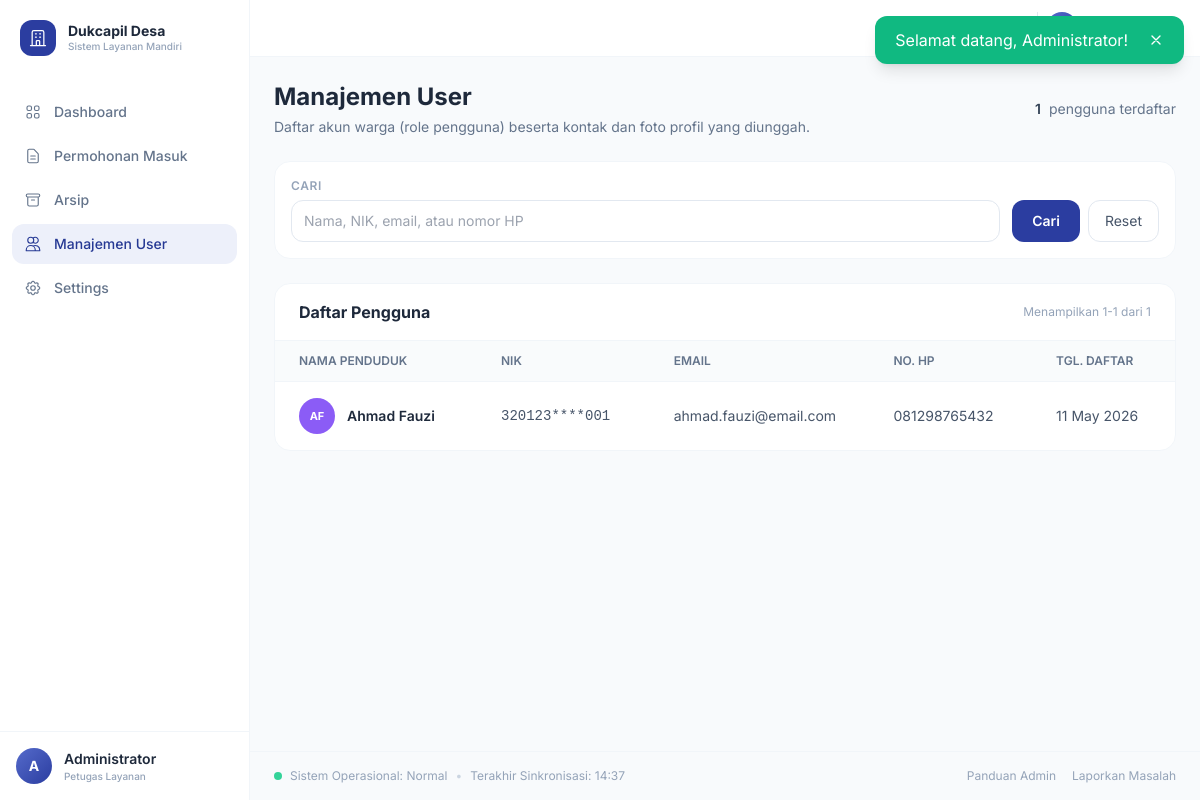
The app's page /admin.php?page=users (signed in) with its own data.
### tables this page shows
CREATE TABLE IF NOT EXISTS `users` (
  `id` INT NOT NULL AUTO_INCREMENT,
  `nama_lengkap` VARCHAR(100) NOT NULL,
  `nik` VARCHAR(16) NOT NULL,
  `email` VARCHAR(100) NOT NULL,
  `no_hp` VARCHAR(20) DEFAULT NULL,
  `password` VARCHAR(255) NOT NULL,
  `alamat` TEXT DEFAULT NULL,
  `tempat_lahir` VARCHAR(100) DEFAULT NULL,
  `tanggal_lahir` DATE DEFAULT NULL,
  `jenis_kelamin` ENUM('L','P') DEFAULT NULL,
  `role` ENUM('user','admin') NOT NULL DEFAULT 'user',
  `avatar` VARCHAR(255) DEFAULT NULL,
  `created_at` TIMESTAMP NOT NULL DEFAULT CURRENT_TIMESTAMP,
  `updated_at` TIMESTAMP NOT NULL DEFAULT CURRENT_TIMESTAMP ON UPDATE CURRENT_TIMESTAMP,
  PRIMARY KEY (`id`),
  UNIQUE KEY `uk_users_nik` (`nik`),
  UNIQUE KEY `uk_users_email` (`email`)
);

### app/Controllers/AdminPanelController.php (called while the page is built, shortened)
<?php
class AdminPanelController
{
    public static function show(): void
    {
        $db = getDB();
        $adminPage = $_GET['page'] ?? 'dashboard';
        $user = currentUser();
        partial('admin_sidebar');
        require BASE_PATH . '/app/Views/admin/panel.php';
    }
}

### admin.php (called while the page is built, shortened)
<?php
require_once __DIR__ . '/app/bootstrap.php';
\App\Controllers\AdminPanelController::show();

### config/database.php (called while the page is built, shortened)
<?php
function baseUrl($path = '') {
    $protocol = (!empty($_SERVER['HTTPS']) && $_SERVER['HTTPS'] !== 'off') ? 'https' : 'http';
    $host = $_SERVER['HTTP_HOST'];
    $root = '/web_pengaduan';
    return $protocol . '://' . $host . $root . '/' . ltrim($path, '/');
}

### config/auth.php (called while the page is built, shortened)
<?php
require_once __DIR__ . '/database.php';
function isLoggedIn()
{
    return isset($_SESSION['user_id']) && !empty($_SESSION['user_id']);
}
function currentUser(bool $refresh = false)
{
    static $cacheId = null;
    static $user = null;
    $uid = (int) $_SESSION['user_id'];
    if ($refresh || $cacheId !== $uid || $user === null) {
        $db = getDB();
        $stmt = $db->prepare('SELECT * FROM users WHERE id = ?');
        $stmt->execute([$uid]);
        $user = $stmt->fetch();
        $cacheId = $uid;
    }
    return $user;
}

### app/Views/admin/panel.php (the view, shortened to what this page needs)
<?php if ($adminPage === 'users'):
    $userSearch = trim((string) ($_GET['search'] ?? ''));
    $page = max(1, (int) ($_GET['p'] ?? 1));
    $perPage = 10;
    $offset = ($page - 1) * $perPage;
    $where = 'WHERE role = ?';
    $params = ['user'];
    $stmt = $db->prepare("SELECT COUNT(*) AS total FROM users $where");
    $stmt->execute($params);
    $totalUsersList = (int) $stmt->fetch()['total'];
    $stmt = $db->prepare("SELECT id, nama_lengkap, nik, email, no_hp, avatar, created_at FROM users $where ORDER BY created_at DESC LIMIT $perPage OFFSET $offset");
    $stmt->execute($params);
    $registeredUsers = $stmt->fetchAll();
    ?>
    <div class="animate-fade-in space-y-6">
    <div class="flex flex-col md:flex-row md:items-center justify-between gap-4 mb-2">
        <div>
            <h2 class="text-2xl font-bold text-slate-800">Manajemen User</h2>
            <p class="text-sm text-slate-500 mt-1 max-w-xl">Daftar akun warga (role pengguna) beserta kontak dan foto profil
                yang diunggah.</p>
        </div>
        <div class="flex items-center gap-2 text-sm text-slate-500">
            <span class="font-semibold text-slate-700"><?= $totalUsersList ?></span> pengguna terdaftar
        </div>
    </div>
    <form method="GET" action="<?= baseUrl('admin.php') ?>" class="bg-white rounded-2xl border border-slate-100 p-4 mb-6">
        <div class="flex flex-col sm:flex-row gap-3 items-stretch sm:items-end">
            <div class="flex-1">
                <label class="text-xs font-semibold text-slate-400 uppercase tracking-wider mb-1.5 block">Cari</label>
                <input type="text" name="search" value="<?= htmlspecialchars($userSearch) ?>"
                    placeholder="Nama, NIK, email, atau nomor HP"
                    class="w-full px-3 py-2.5 rounded-xl border border-slate-200 text-sm">
            </div>
            <div class="flex gap-2">
                <button type="submit"
                    class="bg-primary-600 hover:bg-primary-700 text-white font-semibold py-2.5 px-5 rounded-xl text-sm">Cari</button>
                <a href="<?= baseUrl('admin.php?page=users') ?>"
                    class="px-4 py-2.5 rounded-xl border border-slate-200 text-sm text-slate-600 hover:bg-slate-50">Reset</a>
            </div>
        </div>
    </form>
    <div class="bg-white rounded-2xl border border-slate-100">
        <div class="flex items-center justify-between px-6 py-4 border-b border-slate-100">
            <h3 class="font-bold text-slate-800">Daftar Pengguna</h3>
            <span class="text-xs text-slate-400">Menampilkan <?= $totalUsersList ? $offset + 1 : 0 ?>-<?= min($offset + $perPage, $totalUsersList) ?> dari
                <?= $totalUsersList ?></span>
        </div>
        <?php if (empty($registeredUsers)): ?>
            <div class="p-12 text-center text-slate-400">Tidak ada pengguna yang cocok.</div>
        <?php else: ?>
            <div class="overflow-x-auto">
                <table class="w-full">
                    <thead>
                        <tr class="text-left border-b border-slate-100 bg-slate-50/80">
                            <th class="px-6 py-3 text-xs font-semibold text-slate-500 uppercase">Nama Penduduk</th>
                            <th class="px-6 py-3 text-xs font-semibold text-slate-500 uppercase">NIK</th>
                            <th class="px-6 py-3 text-xs font-semibold text-slate-500 uppercase">Email</th>
                            <th class="px-6 py-3 text-xs font-semibold text-slate-500 uppercase">No. HP</th>
                            <th class="px-6 py-3 text-xs font-semibold text-slate-500 uppercase">Tgl. Daftar</th>
                        </tr>
                    </thead>
                    <tbody class="divide-y divide-slate-50">
                        <?php foreach ($registeredUsers as $ru):
                            $_nik = (string) ($ru['nik'] ?? '');
                            $_nikMasked = strlen($_nik) >= 9
                                ? htmlspecialchars(substr($_nik, 0, 6) . '****' . substr($_nik, -3))
                                : htmlspecialchars($_nik !== '' ? $_nik : '-');
                            ?>
                            <tr class="hover:bg-slate-50/50 transition-colors">
                                <td class="px-6 py-4">
                                    <div class="flex items-center gap-3">
                                        <?= htmlUserAvatarRing([
                                            'id' => (int) ($ru['id'] ?? 0),
                                            'nama_lengkap' => $ru['nama_lengkap'] ?? '',
                                            'avatar' => $ru['avatar'] ?? '',
                                        ], 'w-9 h-9', 'text-[11px]') ?>
                                        <span
                                            class="text-sm font-semibold text-slate-800"><?= htmlspecialchars($ru['nama_lengkap'] ?? '') ?></span>
                                    </div>
                                </td>
                                <td class="px-6 py-4 text-sm font-mono text-slate-600"><?= $_nikMasked ?></td>
                                <td class="px-6 py-4 text-sm text-slate-600 truncate max-w-[200px]"
                                    title="<?= htmlspecialchars((string) ($ru['email'] ?? '')) ?>"><?= htmlspecialchars((string) ($ru['email'] ?? '-')) ?></td>
                                <td class="px-6 py-4 text-sm text-slate-600"><?= htmlspecialchars((string) ($ru['no_hp'] ?? '-') ?: '-') ?></td>
                                <td class="px-6 py-4 text-sm text-slate-600">
                                    <?php
                                    $__ca = $ru['created_at'] ?? '';
                                    $__tsc = $__ca !== '' ? strtotime((string) $__ca) : false;
                                    echo ($__tsc !== false) ? date('d M Y', $__tsc) : '-';
                                    ?>
                                </td>
                            </tr>
                        <?php endforeach; ?>
                    </tbody>
                </table>
            </div>
        <?php endif; ?>
    </div>
    </div>
<?php endif; ?>

### app/Views/partials/admin_sidebar.php (shortened to what this page needs)
<?php
$adminPage = $_GET['page'] ?? 'dashboard';
$user = currentUser();
?>
<aside id="sidebar"
    class="fixed left-0 top-0 h-full w-[250px] bg-white border-r border-slate-100 z-50 transform -translate-x-full lg:translate-x-0 transition-transform duration-300 flex flex-col">
    <div class="px-5 py-5 flex items-center gap-3">
        <div class="w-9 h-9 rounded-xl bg-primary-600 flex items-center justify-center">
            <svg class="w-5 h-5 text-white" fill="none" stroke="currentColor" viewBox="0 0 24 24">
                <path stroke-linecap="round" stroke-linejoin="round" stroke-width="1.5"
                    d="M19 21V5a2 2 0 00-2-2H7a2 2 0 00-2 2v16m14 0h2m-2 0h-5m-9 0H3m2 0h5M9 7h1m-1 4h1m4-4h1m-1 4h1m-5 10v-5a1 1 0 011-1h2a1 1 0 011 1v5m-4 0h4" />
            </svg>
        </div>
        <div>
            <h1 class="text-sm font-bold text-slate-800 leading-tight">Dukcapil Desa</h1>
            <p class="text-[10px] text-slate-400 font-medium">Sistem Layanan Mandiri</p>
        </div>
    </div>
    <nav class="flex-1 px-3 py-4 space-y-1" id="admin-sidebar-nav">
        <a href="<?= baseUrl('admin.php') ?>"
            class="admin-sidebar-link flex items-center gap-3 px-3 py-2.5 rounded-xl text-sm font-medium <?= $adminPage === 'dashboard' ? 'is-active bg-primary-50 text-primary-700' : 'text-slate-500 hover:bg-slate-50 hover:text-slate-700' ?>">
            Dashboard
        </a>
        <a href="<?= baseUrl('admin.php?page=permohonan') ?>"
            class="admin-sidebar-link flex items-center gap-3 px-3 py-2.5 rounded-xl text-sm font-medium <?= $adminPage === 'permohonan' ? 'is-active bg-primary-50 text-primary-700' : 'text-slate-500 hover:bg-slate-50 hover:text-slate-700' ?>">
            <svg class="w-[18px] h-[18px]" fill="none" stroke="currentColor" viewBox="0 0 24 24">
                <path stroke-linecap="round" stroke-linejoin="round" stroke-width="1.5"
                    d="M9 12h6m-6 4h6m2 5H7a2 2 0 01-2-2V5a2 2 0 012-2h5.586a1 1 0 01.707.293l5.414 5.414a1 1 0 01.293.707V19a2 2 0 01-2 2z" />
            </svg>
            Permohonan Masuk
        </a>
        <a href="<?= baseUrl('admin.php?page=arsip') ?>"
            class="admin-sidebar-link flex items-center gap-3 px-3 py-2.5 rounded-xl text-sm font-medium <?= $adminPage === 'arsip' ? 'is-active bg-primary-50 text-primary-700' : 'text-slate-500 hover:bg-slate-50 hover:text-slate-700' ?>">
            <svg class="w-[18px] h-[18px]" fill="none" stroke="currentColor" viewBox="0 0 24 24">
                <path stroke-linecap="round" stroke-linejoin="round" stroke-width="1.5"
                    d="M5 8h14M5 8a2 2 0 110-4h14a2 2 0 110 4M5 8v10a2 2 0 002 2h10a2 2 0 002-2V8m-9 4h4" />
            </svg>
            Arsip
        </a>
        <a href="<?= baseUrl('admin.php?page=users') ?>"
            class="admin-sidebar-link flex items-center gap-3 px-3 py-2.5 rounded-xl text-sm font-medium <?= $adminPage === 'users' ? 'is-active bg-primary-50 text-primary-700' : 'text-slate-500 hover:bg-slate-50 hover:text-slate-700' ?>">
            <svg class="w-[18px] h-[18px]" fill="none" stroke="currentColor" viewBox="0 0 24 24">
                <path stroke-linecap="round" stroke-linejoin="round" stroke-width="1.5"
                    d="M12 4.354a4 4 0 110 5.292M15 21H3v-1a6 6 0 0112 0v1zm0 0h6v-1a6 6 0 00-9-5.197M13 7a4 4 0 11-8 0 4 4 0 018 0z" />
            </svg>
            Manajemen User
        </a>
        <a href="<?= baseUrl('admin.php?page=settings') ?>"
            class="admin-sidebar-link flex items-center gap-3 px-3 py-2.5 rounded-xl text-sm font-medium <?= $adminPage === 'settings' ? 'is-active bg-primary-50 text-primary-700' : 'text-slate-500 hover:bg-slate-50 hover:text-slate-700' ?>">
            Settings
        </a>
    </nav>
    <div class="px-4 py-4 border-t border-slate-100">
        <div class="flex items-center gap-3">
            <div
                class="w-9 h-9 rounded-full bg-gradient-to-br from-primary-400 to-primary-600 flex items-center justify-center text-white text-sm font-bold">
                <?= strtoupper(substr($user['nama_lengkap'] ?? 'A', 0, 1)) ?>
            </div>
            <div class="flex-1 min-w-0">
                <p class="text-sm font-semibold text-slate-800 truncate">
                    <?= htmlspecialchars($user['nama_lengkap'] ?? 'Admin') ?>
                </p>
                <p class="text-[10px] text-slate-400 font-medium">Petugas Layanan</p>
            </div>
        </div>
    </div>
</aside>
<div class="lg:ml-[250px] min-h-screen flex flex-col">
    <header class="sticky top-0 z-30 bg-white border-b border-slate-100">
        <div class="flex items-center px-4 lg:px-6 py-3 gap-3">
            <div class="flex items-center gap-2 pl-0 lg:pl-2 lg:border-l lg:border-slate-200 shrink-0">
                    <div
                        class="w-8 h-8 rounded-full bg-gradient-to-br from-primary-400 to-primary-600 flex items-center justify-center text-white text-xs font-bold">
                    </div>
                    <span class="hidden lg:block text-sm font-medium text-slate-700">
                    </span>
                </div>
        </div>
    </header>
    <main class="flex-1 p-4 lg:p-6">

### app/bootstrap.php (shortened to what this page needs)
<?php
require_once BASE_PATH . '/config/auth.php';
function partial(string $name): void
{
    $full = BASE_PATH . '/app/Views/partials/' . $name . '.php';
    require $full;
}
function htmlUserAvatarRing(array $row, string $sizeClass = 'w-8 h-8', string $textClass = 'text-xs'): string
{
    $nama = trim((string) ($row['nama_lengkap'] ?? ''));
    $avatar = trim((string) ($row['avatar'] ?? ''));
    $uid = (int) ($row['id'] ?? 0);
    $_parts = array_slice(preg_split('/\s+/', $nama) ?: [], 0, 2);
    $initials = '';
    foreach ($_parts as $_w) {
        if ($_w !== '') {
            $initials .= strtoupper(substr($_w, 0, 1));
        }
    }
    $colors = ['bg-blue-500', 'bg-emerald-500', 'bg-violet-500', 'bg-amber-500', 'bg-rose-500', 'bg-cyan-500'];
    $color = $colors[$uid > 0 ? ($uid % count($colors)) : (abs(crc32($nama)) % count($colors))];
    return '<span class="' . htmlspecialchars($sizeClass) . ' rounded-full ' . $color . ' flex items-center justify-center text-white ' . htmlspecialchars($textClass) . ' font-bold flex-shrink-0">' . htmlspecialchars($initials) . '</span>';
}

### records on screen
users: nama_lengkap "A", nama_lengkap "Administrator"
users: nama_lengkap "Ahmad Fauzi", nik "320123****001", email "ahmad.fauzi@email.com", no_hp "081298765432", created_at "11 May 2026"

### other values on screen
$flash['message'] "Selamat datang, Administrator!"
$totalUsersList "1"
$offset + 1 "1"
min($offset + $perPage, $totalUsersList) "1"
